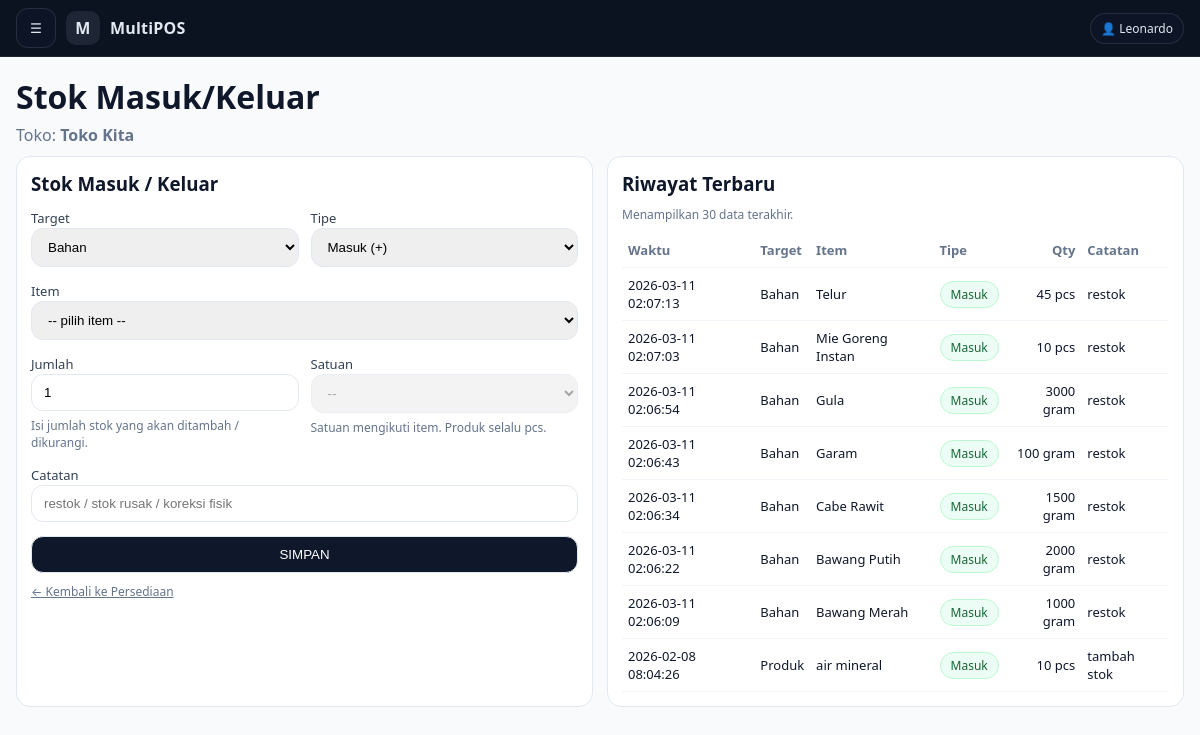
Page /advance/admin_stok_inout.php (signed in) on the committed database.
### tables this page shows
CREATE TABLE `stores` (
  `id` bigint(20) UNSIGNED NOT NULL,
  `name` varchar(150) NOT NULL,
  `address` text DEFAULT NULL,
  `phone` varchar(50) DEFAULT NULL,
  `owner_admin_id` bigint(20) UNSIGNED NOT NULL,
  `is_active` tinyint(1) DEFAULT 1,
  `store_type` enum('basic','bom') NOT NULL DEFAULT 'bom',
  `created_at` timestamp NOT NULL DEFAULT current_timestamp(),
  `receipt_header` varchar(255) DEFAULT NULL,
  `receipt_footer` varchar(255) DEFAULT NULL,
  `receipt_show_logo` tinyint(1) DEFAULT 1,
  `receipt_auto_print` tinyint(1) DEFAULT 1,
  `receipt_paper` enum('58mm','80mm') DEFAULT '80mm',
  `receipt_logo_path` varchar(255) DEFAULT NULL
);

CREATE TABLE `stock_movements` (
  `id` int(11) NOT NULL,
  `store_id` int(11) NOT NULL,
  `target_type` enum('product','ingredient') NOT NULL,
  `target_id` int(11) NOT NULL,
  `direction` enum('in','out') NOT NULL,
  `qty` decimal(12,3) NOT NULL DEFAULT 0.000,
  `unit` varchar(20) NOT NULL DEFAULT 'pcs',
  `note` varchar(255) NOT NULL DEFAULT '',
  `created_by` int(11) NOT NULL,
  `created_at` datetime NOT NULL DEFAULT current_timestamp()
);

### advance/admin_stok_inout.php (the view, shortened to what this page needs)
<?php
require __DIR__ . '/../config/db.php';
$adminId = (int)auth_user()['id'];
$st = $pdo->prepare("SELECT id, name FROM stores WHERE owner_admin_id=? AND is_active=1 LIMIT 1");
$st->execute([$adminId]);
$store = $st->fetch(PDO::FETCH_ASSOC);
$storeId = (int)$store['id'];
$storeName = (string)$store['name'];
$movQ = $pdo->prepare("
  SELECT m.*,
    CASE WHEN m.target_type='product' THEN p.name ELSE i.name END AS item_name
  FROM stock_movements m
  LEFT JOIN products p ON (m.target_type='product' AND p.id=m.target_id)
  LEFT JOIN ingredients i ON (m.target_type='ingredient' AND i.id=m.target_id)
  WHERE m.store_id=?
  ORDER BY m.id DESC
  LIMIT 30
");
$movQ->execute([$storeId]);
$movements = $movQ->fetchAll(PDO::FETCH_ASSOC);
require __DIR__ . '/../publik/partials/admin_layout_top.php';
?>
<div class="inv-wrap">
  <h1 style="margin:0 0 6px;">Stok Masuk/Keluar</h1>
  <div class="muted" style="margin-bottom:10px;">
    Toko: <b><?= htmlspecialchars($storeName) ?></b>
  </div>
  <div class="grid2">
    <div class="card">
      <h3 style="margin:0 0 10px;">Stok Masuk / Keluar</h3>
      <form method="post" id="inoutForm">
        <div style="display:grid;grid-template-columns:1fr 1fr;gap:12px;">
          <div>
            <label>Target</label>
            <select name="target" id="targetSel">
              <option value="ingredient">Bahan</option>
            </select>
          </div>
          <div>
            <label>Tipe</label>
            <select name="direction" id="dirSel">
              <option value="in">Masuk (+)</option>
            </select>
          </div>
        </div>
        <div style="margin-top:12px;">
          <label>Item</label>
          <select name="item_id" id="itemSel">
            <option value="0">-- pilih item --</option>
          </select>
        </div>
        <div style="display:grid;grid-template-columns:1fr 1fr;gap:12px;margin-top:12px;">
          <div>
            <label>Jumlah</label>
            <input type="number" name="qty" id="qtyInp" step="0.001" min="0.001" value="1">
            <div class="muted" style="font-size:12px;margin-top:6px;">Isi jumlah stok yang akan ditambah / dikurangi.</div>
          </div>
          <div>
            <label>Satuan</label>
            <select name="unit" id="unitSel" disabled>
              <option value="">--</option>
            </select>
            <div class="muted" style="font-size:12px;margin-top:6px;">Satuan mengikuti item. Produk selalu pcs.</div>
          </div>
        </div>
        <div style="margin-top:12px;">
          <label>Catatan</label>
          <input type="text" name="note" placeholder="restok / stok rusak / koreksi fisik">
        </div>
        <div style="margin-top:14px;">
          <button class="btn" type="submit" style="width:100%;">SIMPAN</button>
        </div>
        <div class="muted" style="font-size:12px;margin-top:10px;">
          <a href="admin_persediaan.php?tab=bahan">← Kembali ke Persediaan</a>
        </div>
      </form>
    </div>
    <div class="card">
      <h3 style="margin:0 0 10px;">Riwayat Terbaru</h3>
      <div class="muted" style="font-size:12px;margin-bottom:10px;">Menampilkan 30 data terakhir.</div>
      <?php if(!$movements): ?>
        <div class="muted">Belum ada riwayat.</div>
      <?php else: ?>
        <table>
          <tr>
            <th>Waktu</th>
            <th>Target</th>
            <th>Item</th>
            <th>Tipe</th>
            <th style="text-align:right;">Qty</th>
            <th>Catatan</th>
          </tr>
          <?php foreach($movements as $m): ?>
            <tr>
              <td><?= htmlspecialchars((string)$m['created_at']) ?></td>
              <td><?= $m['target_type'] === 'product' ? 'Produk' : 'Bahan' ?></td>
              <td><?= htmlspecialchars((string)($m['item_name'] ?? '')) ?></td>
              <td>
                <?php if($m['direction'] === 'in'): ?>
                  <span class="pill in">Masuk</span>
                <?php else: ?>
                  <span class="pill out">Keluar</span>
                <?php endif; ?>
              </td>
              <td style="text-align:right;">
                <?= rtrim(rtrim(number_format((float)$m['qty'], 3, '.', ''), '0'), '.') ?>
                <?= htmlspecialchars((string)$m['unit']) ?>
              </td>
              <td><?= htmlspecialchars((string)$m['note']) ?></td>
            </tr>
          <?php endforeach; ?>
        </table>
      <?php endif; ?>
    </div>
  </div>
</div>
<?php require __DIR__ . '/../publik/partials/admin_layout_bottom.php'; ?>

### publik/partials/admin_layout_top.php (style rules this page uses)
:root { --bg:#0b1220; --panel:#0f172a; --panel2:#111c34; --text:#e2e8f0; --muted:#94a3b8; --card:#ffffff; --border:#e2e8f0; --content-bg:#f8fafc; --accent:#2563eb; --danger:#ef4444; }
* { box-sizing:border-box }
html,body { height:100% }
body { margin:0; font-family: ui-sans-serif, system-ui, -apple-system, Segoe UI, Roboto, Helvetica, Arial, "Apple Color Emoji","Segoe UI Emoji"; background: var(--content-bg); color:#0f172a; }
a { color:inherit }
.muted { color:var(--muted) }

### advance/admin_stok_inout.php (style rules this page uses)
.inv-wrap { max-width:1200px; }
.muted { color:#64748b }
.grid2 { display:grid;grid-template-columns:1fr 1fr;gap:14px }
.card { background:#fff;border:1px solid #e2e8f0;border-radius:14px;padding:14px; }
.btn { padding:10px 14px;border-radius:12px;border:1px solid #e2e8f0;background:#0f172a;color:#fff;cursor:pointer }
input,select { padding:10px 12px;border-radius:12px;border:1px solid #e2e8f0;width:100% }
label { font-size:13px;color:#334155 }
table { width:100%;border-collapse:collapse }
th,td { border-bottom:1px solid #f1f5f9;padding:8px 6px;text-align:left;font-size:13px }
th { color:#64748b;font-weight:700 }
.pill { display:inline-block;padding:4px 10px;border-radius:999px;font-size:12px;border:1px solid #e2e8f0 }
.pill.in { background:#ecfdf5;border-color:#bbf7d0;color:#166534 }

### rows in the picture
stores: name "Toko Kita"
stock_movements: created_at "2026-03-11 02:07:13", target_type "Bahan", item_name "Telur", direction "Masuk", qty "45", unit "pcs", note "restok"
stock_movements: created_at "2026-03-11 02:07:03", target_type "Bahan", item_name "Mie Goreng Instan", direction "Masuk", qty "10", unit "pcs", note "restok"
stock_movements: created_at "2026-03-11 02:06:54", target_type "Bahan", item_name "Gula", direction "Masuk", qty "3000", unit "gram", note "restok"
stock_movements: created_at "2026-03-11 02:06:43", target_type "Bahan", item_name "Garam", direction "Masuk", qty "100", unit "gram", note "restok"
stock_movements: created_at "2026-03-11 02:06:34", target_type "Bahan", item_name "Cabe Rawit", direction "Masuk", qty "1500", unit "gram", note "restok"
stock_movements: created_at "2026-03-11 02:06:22", target_type "Bahan", item_name "Bawang Putih", direction "Masuk", qty "2000", unit "gram", note "restok"
stock_movements: created_at "2026-03-11 02:06:09", target_type "Bahan", item_name "Bawang Merah", direction "Masuk", qty "1000", unit "gram", note "restok"
stock_movements: created_at "2026-02-08 08:04:26", target_type "Produk", item_name "air mineral", direction "Masuk", qty "10", unit "pcs", note "tambah stok"

### other values in the picture
mb_substr((string)$appName, 0, 1) "M"
$appName "MultiPOS"
$userName "Leonardo"
